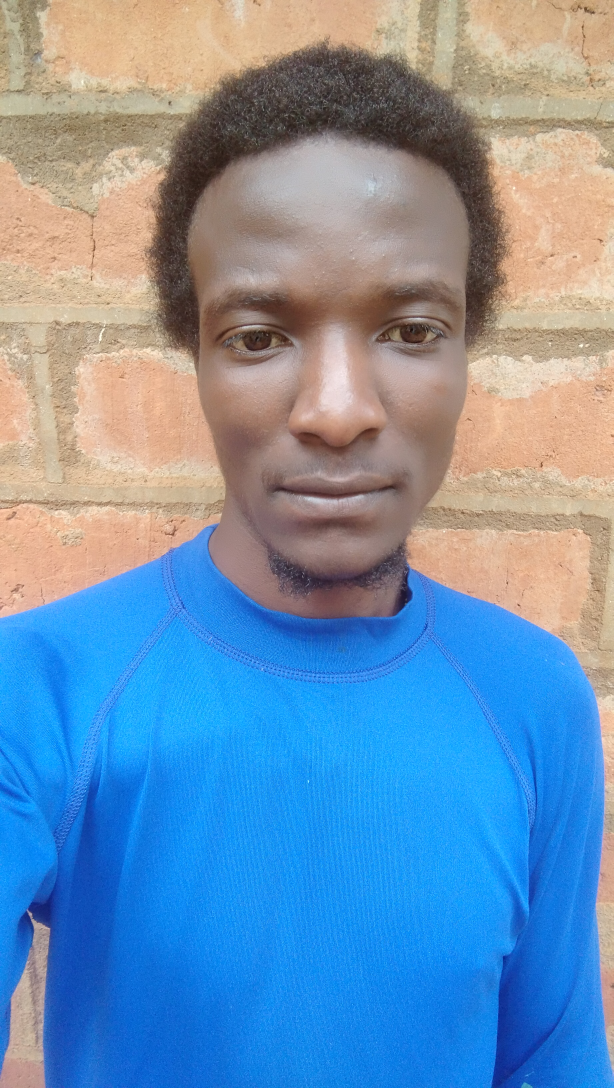
#> input picture IMG_20230816_124606.jpg, 1840 x 3264 px, found by its file name (shown at 1/3 size)
$ python img_resize.py
#> lines starting #> are read from the running program, lines starting #| are printed output that depends on the picture
from PIL import  Image
from pathlib import Path

input_file  = Path(r"C:\Users\mulwa\Desktop\IMAGE\PILW\IMG_20230816_124606.jpg")
with Image.open(input_file) as img:
#> img is the input picture: PIL image 1840x3264 RGB; mean R, G, B 114.1, 146.2, 176.4
    img.load() # Read the img into pyrthon
    img.show() # see the img

def img_desc():
    print(f"Image size: {img.size}")
#| Image size: (1840, 3264)
    print(f"Image mode: {img.mode}")
#| Image mode: RGB
    print(f"Image format: {img.format}")
#| Image format: JPEG

img_desc()

def imag_resize():
    # cropped_img = img.crop((300, 150, 450, 500))
    # cropped_img.show()
    resized_img = img.resize((img.width//10, img.height//10))
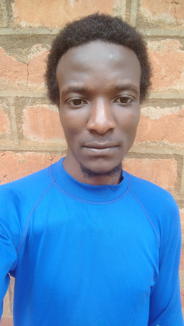
#> resized_img: PIL image 184x326 RGB; mean R, G, B 114.1, 146.2, 176.4
    print(f"Size after resizing: {resized_img.size}")
#| Size after resizing: (184, 326)
    # resized_img.show()
    resized_img.save("fit.png")

imag_resize()

$ run again, with IMG_20230816_124353.jpg copied over IMG_20230816_124606.jpg
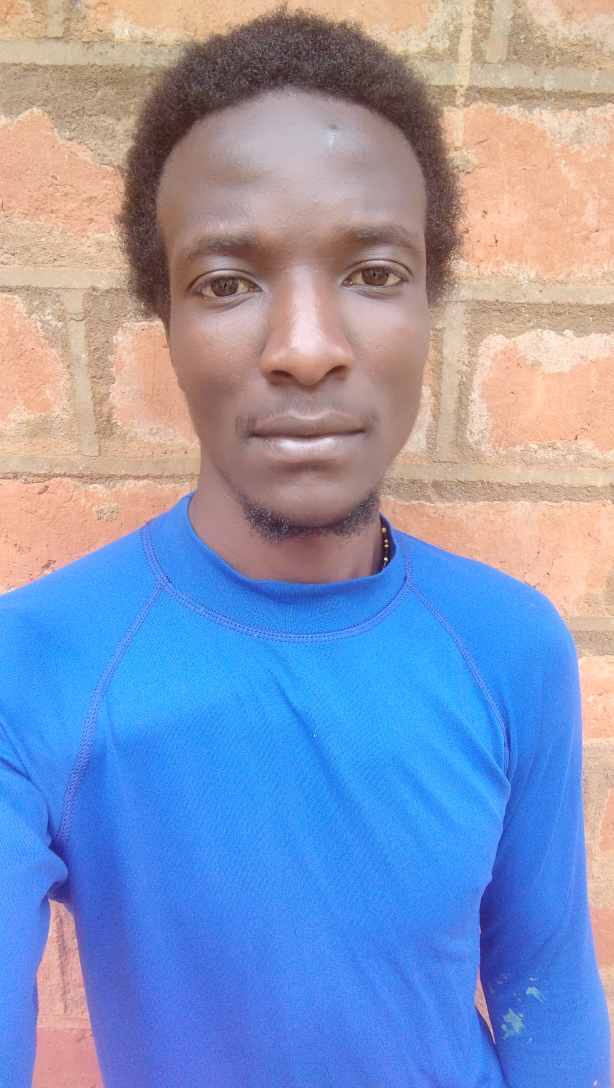
#> input picture IMG_20230816_124353.jpg, 1840 x 3264 px, found by its file name (shown at 1/3 size)
#> img is the input picture: PIL image 1840x3264 RGB; mean R, G, B 136, 149.9, 185.4
#| Image size: (1840, 3264)
#| Image mode: RGB
#| Image format: JPEG
#> in imag_resize, `resized_img = img.resize((img.width//10, img.height//10))`:
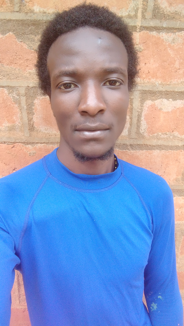
#> resized_img: PIL image 184x326 RGB; mean R, G, B 136, 149.9, 185.4
#| Size after resizing: (184, 326)

$ run again, with IMG_20230816_125004.jpg copied over IMG_20230816_124606.jpg
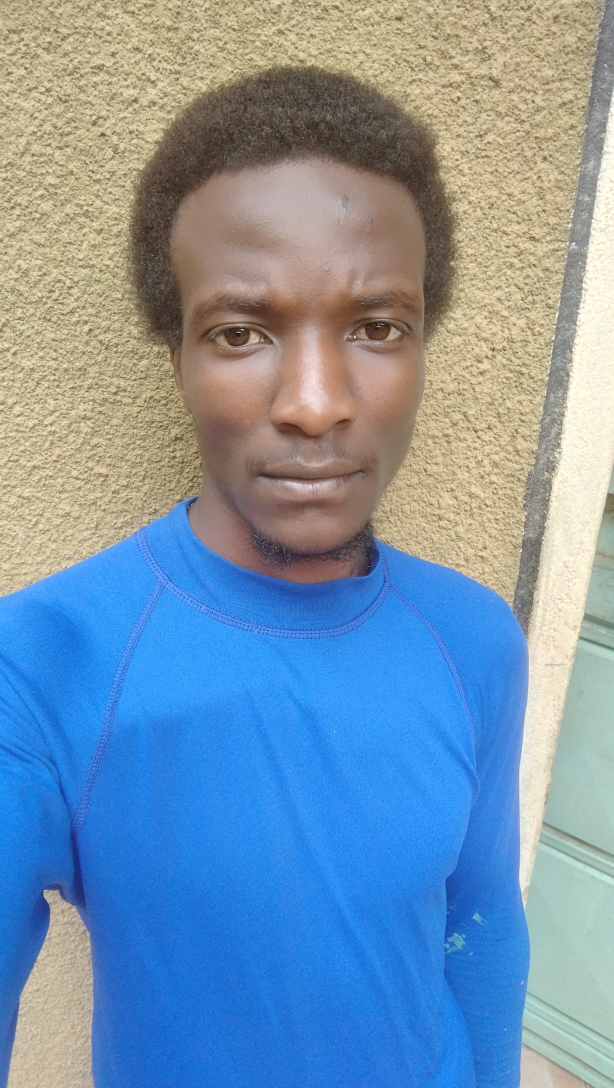
#> input picture IMG_20230816_125004.jpg, 1840 x 3264 px, found by its file name (shown at 1/3 size)
#> img is the input picture: PIL image 1840x3264 RGB; mean R, G, B 122.9, 148.9, 171.6
#| Image size: (1840, 3264)
#| Image mode: RGB
#| Image format: JPEG
#> in imag_resize, `resized_img = img.resize((img.width//10, img.height//10))`:
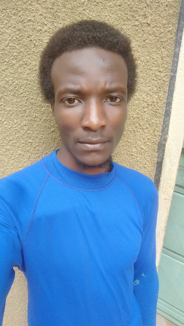
#> resized_img: PIL image 184x326 RGB; mean R, G, B 122.9, 148.9, 171.6
#| Size after resizing: (184, 326)

$ run again, with IMG_20230816_125018.jpg copied over IMG_20230816_124606.jpg
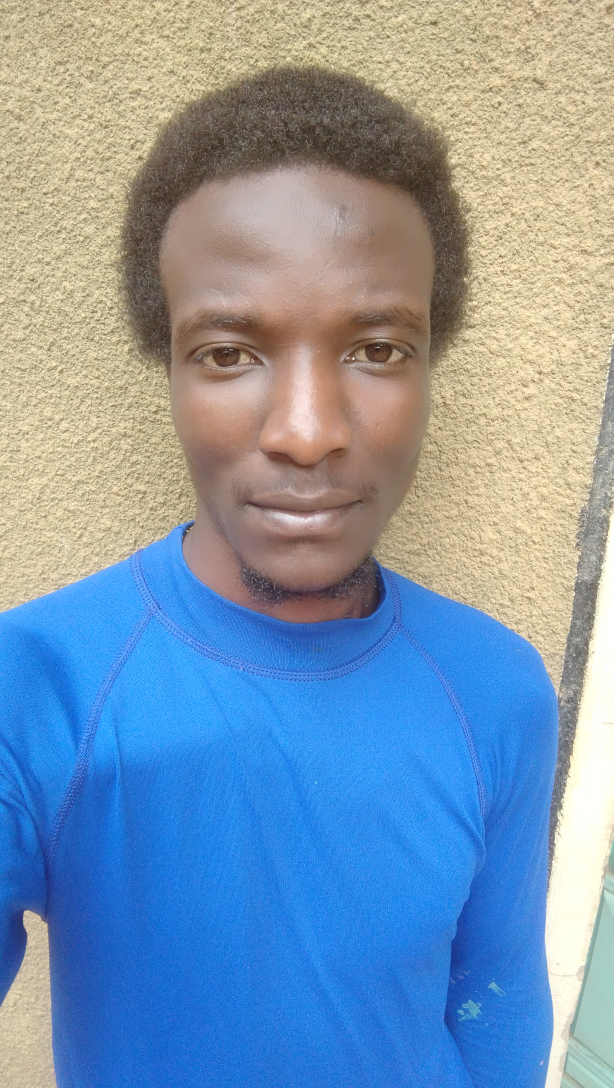
#> input picture IMG_20230816_125018.jpg, 1840 x 3264 px, found by its file name (shown at 1/3 size)
#> img is the input picture: PIL image 1840x3264 RGB; mean R, G, B 129, 151.7, 173
#| Image size: (1840, 3264)
#| Image mode: RGB
#| Image format: JPEG
#> in imag_resize, `resized_img = img.resize((img.width//10, img.height//10))`:
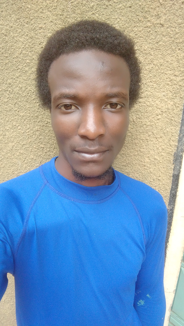
#> resized_img: PIL image 184x326 RGB; mean R, G, B 129, 151.7, 173
#| Size after resizing: (184, 326)
